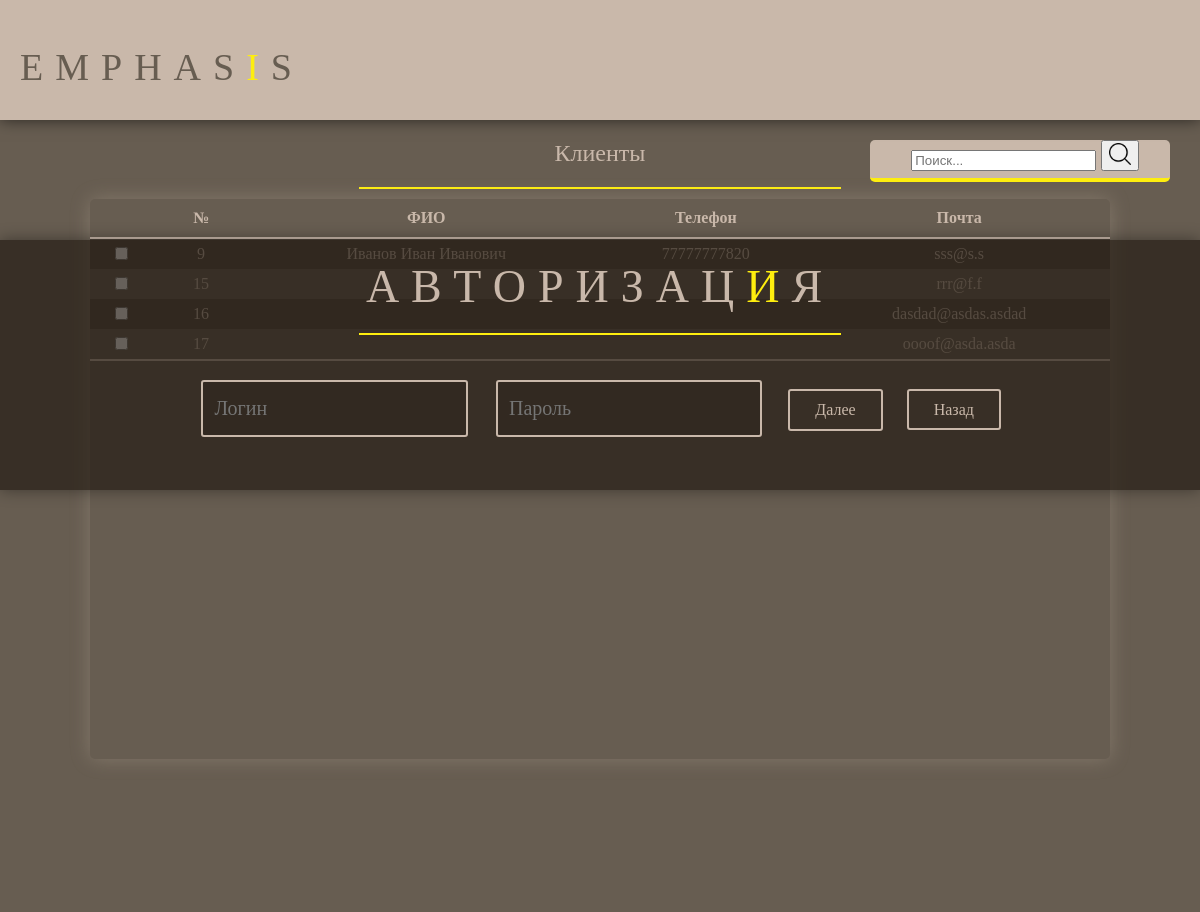
/Admin.php?_customer, run on the app's committed database.
### tables this page shows
CREATE TABLE `customer` (
  `id` bigint(20) NOT NULL,
  `e_mail` varchar(60) DEFAULT NULL,
  `pass` varchar(60) DEFAULT NULL,
  `surname` varchar(60) DEFAULT NULL,
  `name` varchar(60) DEFAULT NULL,
  `patron` varchar(60) DEFAULT NULL,
  `phone` varchar(60) DEFAULT NULL
);

### Customer.php (the view, shortened to what this page needs)
<center class="white formNewGoods">
	<h2>Клиенты</h2>
	<hr class="horizontalLine">
	<div class="searchBarMag">
					<form method="get" class="search">
						<input name="search" type="search" placeholder="Поиск...">
						<button name="search">
							<img src="img/012-magnifying-glass.png" alt="">
						</button>
					</form>
				</div>
	<div class="newGoodsTable table illumination">
		<table>
			<tr>
				<th></th>
			    <th>№</th>
			    <th>ФИО</th>
			    <th>Телефон</th>
			    <th>Почта</th>
			</tr>
			<?php
				$customerStat = mysql_query("SELECT * FROM customer");
				while($dateCust = mysql_fetch_assoc($customerStat))
				{
				    echo "<tr class='hoverTR' id='". $dateCust['id'] ."'>
							<td><input type='checkbox' name='check[]' class='cbSelect' value='" . $dateCust['id'] . "' id='cb-". $dateCust['id'] ."'></td>
							<td>" . $dateCust['id'] . "</td>
							<td>" . $dateCust['surname'] ." ". $dateCust['name'] ." ". $dateCust['patron'] . "</td>
							<td>" . $dateCust['phone'] ."</td>
							<td>" . $dateCust['e_mail'] . "</td>
						</tr>";
				}
			?>
		</table>
	</div>
</center>

### css/Style.css (style rules this page uses)
html, body { font-family: Century Gothic; margin: 0; }
h1, h2, h3, h4 { font-weight: normal; margin: 0; cursor: default; }
input { outline: none; }
.white { color: #c9b8aa; }
.horizontalLine { min-width: 350px; width: 40vw; margin: 0 auto; border: 1px solid #feee0e; }
.illumination { transition: all 0.4s ease; box-shadow: 0 0 20px rgba(201, 184, 170, 0.3); }
.table table { width: 100%; text-align: center; border-collapse: collapse; border-bottom: 2px solid #c9b8aa; }
.table th { border-bottom: 2px solid #c9b8aa; padding: 10px 15px; text-align: center; }
.table td { padding: 5px; }
.table tr:nth-child(2n) { background: rgba(38, 29, 21, 0.4); }
.table tr { transition: all 0.2s ease; }
.panelCos img, .panelMenu1 img, .searchBarMag img { width: 22px; height: 22px; }
.searchBarMag { position: absolute; top: 20px; right: 30px; float: right; width: 300px; margin: 0 auto; }
.search { font-size: 18px; width: 290px; height: 38px; padding-left: 10px; color: #675d51; border: none; border-bottom: 4px solid #feee0e; border-radius: 5px; outline: none; background: #c9b8aa; }
.formNewGoods h2 { padding-bottom: 20px; }
.newGoodsTable { overflow: auto; height: 70vh; margin: 10px; width: 85vw; border-radius: 5px; }

### data on the page
customer: id "9", surname "Иванов", name "Иван", patron "Иванович", phone "77777777820", e_mail "sss@s.s"
customer: id "15", e_mail "rrr@f.f"
customer: id "16", e_mail "dasdad@asdas.asdad"
customer: id "17", e_mail "oooof@asda.asda"
